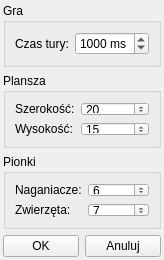
<?xml version="1.0" encoding="UTF-8"?>
<ui version="4.0">
 <class>wndNewGame</class>
 <widget class="QWidget" name="wndNewGame">
  <property name="geometry">
   <rect>
    <x>0</x>
    <y>0</y>
    <width>164</width>
    <height>260</height>
   </rect>
  </property>
  <property name="minimumSize">
   <size>
    <width>164</width>
    <height>260</height>
   </size>
  </property>
  <property name="maximumSize">
   <size>
    <width>164</width>
    <height>260</height>
   </size>
  </property>
  <property name="windowTitle">
   <string>Nowa gra</string>
  </property>
  <layout class="QGridLayout" name="gridLayout">
   <property name="margin">
    <number>3</number>
   </property>
   <item row="0" column="0" colspan="2">
    <widget class="QGroupBox" name="gbGame">
     <property name="title">
      <string>Gra</string>
     </property>
     <layout class="QFormLayout" name="formLayout_2">
      <item row="0" column="0">
       <widget class="QLabel" name="lbGameTurn">
        <property name="text">
         <string>Czas tury:</string>
        </property>
       </widget>
      </item>
      <item row="0" column="1">
       <widget class="QSpinBox" name="sbGameTurn">
        <property name="suffix">
         <string> ms</string>
        </property>
        <property name="minimum">
         <number>500</number>
        </property>
        <property name="maximum">
         <number>10000</number>
        </property>
        <property name="singleStep">
         <number>100</number>
        </property>
        <property name="value">
         <number>1000</number>
        </property>
       </widget>
      </item>
     </layout>
    </widget>
   </item>
   <item row="1" column="0" colspan="2">
    <widget class="QGroupBox" name="gbBoard">
     <property name="title">
      <string>Plansza</string>
     </property>
     <layout class="QFormLayout" name="formLayout">
      <item row="2" column="0">
       <widget class="QLabel" name="lbBoardHeight">
        <property name="text">
         <string>Wysokość:</string>
        </property>
       </widget>
      </item>
      <item row="0" column="0">
       <widget class="QLabel" name="lbBoardWidth">
        <property name="text">
         <string>Szerokość:</string>
        </property>
       </widget>
      </item>
      <item row="0" column="1">
       <widget class="QSpinBox" name="sbBoardWidth">
        <property name="minimum">
         <number>1</number>
        </property>
        <property name="maximum">
         <number>100</number>
        </property>
        <property name="value">
         <number>20</number>
        </property>
       </widget>
      </item>
      <item row="2" column="1">
       <widget class="QSpinBox" name="sbBoardHeight">
        <property name="minimum">
         <number>1</number>
        </property>
        <property name="maximum">
         <number>100</number>
        </property>
        <property name="value">
         <number>15</number>
        </property>
       </widget>
      </item>
     </layout>
    </widget>
   </item>
   <item row="2" column="0" colspan="2">
    <widget class="QGroupBox" name="gbPawns">
     <property name="title">
      <string>Pionki</string>
     </property>
     <layout class="QFormLayout" name="formLayout_3">
      <item row="0" column="0">
       <widget class="QLabel" name="lbPawnsHunters">
        <property name="text">
         <string>Naganiacze:</string>
        </property>
       </widget>
      </item>
      <item row="0" column="1">
       <widget class="QSpinBox" name="sbPawnsHunters">
        <property name="minimum">
         <number>1</number>
        </property>
        <property name="maximum">
         <number>100</number>
        </property>
        <property name="value">
         <number>6</number>
        </property>
       </widget>
      </item>
      <item row="1" column="0">
       <widget class="QLabel" name="lbPawnsAnimals">
        <property name="text">
         <string>Zwierzęta:</string>
        </property>
       </widget>
      </item>
      <item row="1" column="1">
       <widget class="QSpinBox" name="sbPawnsAnimals">
        <property name="minimum">
         <number>1</number>
        </property>
        <property name="maximum">
         <number>100</number>
        </property>
        <property name="value">
         <number>7</number>
        </property>
       </widget>
      </item>
     </layout>
    </widget>
   </item>
   <item row="3" column="0" colspan="2">
    <layout class="QHBoxLayout" name="layButtons">
     <item>
      <widget class="QPushButton" name="btnOK">
       <property name="text">
        <string>OK</string>
       </property>
      </widget>
     </item>
     <item>
      <widget class="QPushButton" name="btnCancel">
       <property name="text">
        <string>Anuluj</string>
       </property>
      </widget>
     </item>
    </layout>
   </item>
  </layout>
 </widget>
 <tabstops>
  <tabstop>sbGameTurn</tabstop>
  <tabstop>sbPawnsHunters</tabstop>
  <tabstop>sbPawnsAnimals</tabstop>
  <tabstop>btnOK</tabstop>
  <tabstop>btnCancel</tabstop>
 </tabstops>
 <resources/>
 <connections>
  <connection>
   <sender>btnCancel</sender>
   <signal>pressed()</signal>
   <receiver>wndNewGame</receiver>
   <slot>close()</slot>
   <hints>
    <hint type="sourcelabel">
     <x>119</x>
     <y>242</y>
    </hint>
    <hint type="destinationlabel">
     <x>142</x>
     <y>228</y>
    </hint>
   </hints>
  </connection>
 </connections>
</ui>
